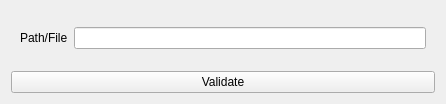
<?xml version="1.0" encoding="UTF-8"?>
<ui version="4.0">
 <class>DataLog_Files</class>
 <widget class="QWidget" name="DataLog_Files">
  <property name="geometry">
   <rect>
    <x>0</x>
    <y>0</y>
    <width>446</width>
    <height>104</height>
   </rect>
  </property>
  <property name="windowTitle">
   <string>Form</string>
  </property>
  <layout class="QVBoxLayout" name="verticalLayout_2">
   <item>
    <widget class="QWidget" name="file_menu_2" native="true">
     <layout class="QHBoxLayout" name="horizontalLayout">
      <item>
       <widget class="QLabel" name="saving_file_label">
        <property name="maximumSize">
         <size>
          <width>293</width>
          <height>91</height>
         </size>
        </property>
        <property name="text">
         <string>Path/File</string>
        </property>
       </widget>
      </item>
      <item>
       <widget class="QLineEdit" name="saving_file_line"/>
      </item>
     </layout>
    </widget>
   </item>
   <item>
    <widget class="QPushButton" name="validation_button">
     <property name="text">
      <string>Validate</string>
     </property>
    </widget>
   </item>
  </layout>
 </widget>
 <resources/>
 <connections/>
</ui>
